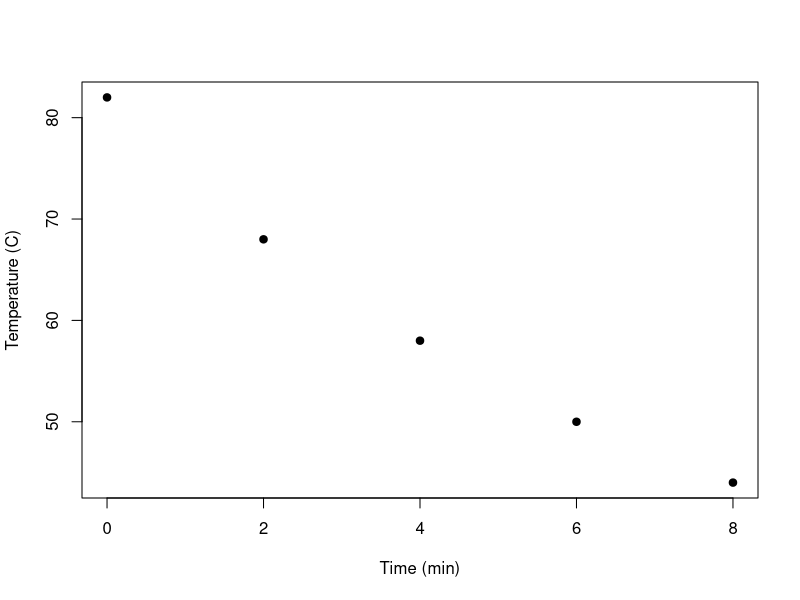

R code for this plot:
time <- c(0, 2, 4, 6, 8)
temperature <- c(82, 68, 58, 50, 44)
cooling <- data.frame(time, temperature)
print(cooling)
plot(cooling$time, cooling$temperature,
     xlab = "Time (min)", ylab = "Temperature (C)",
     pch = 19)
